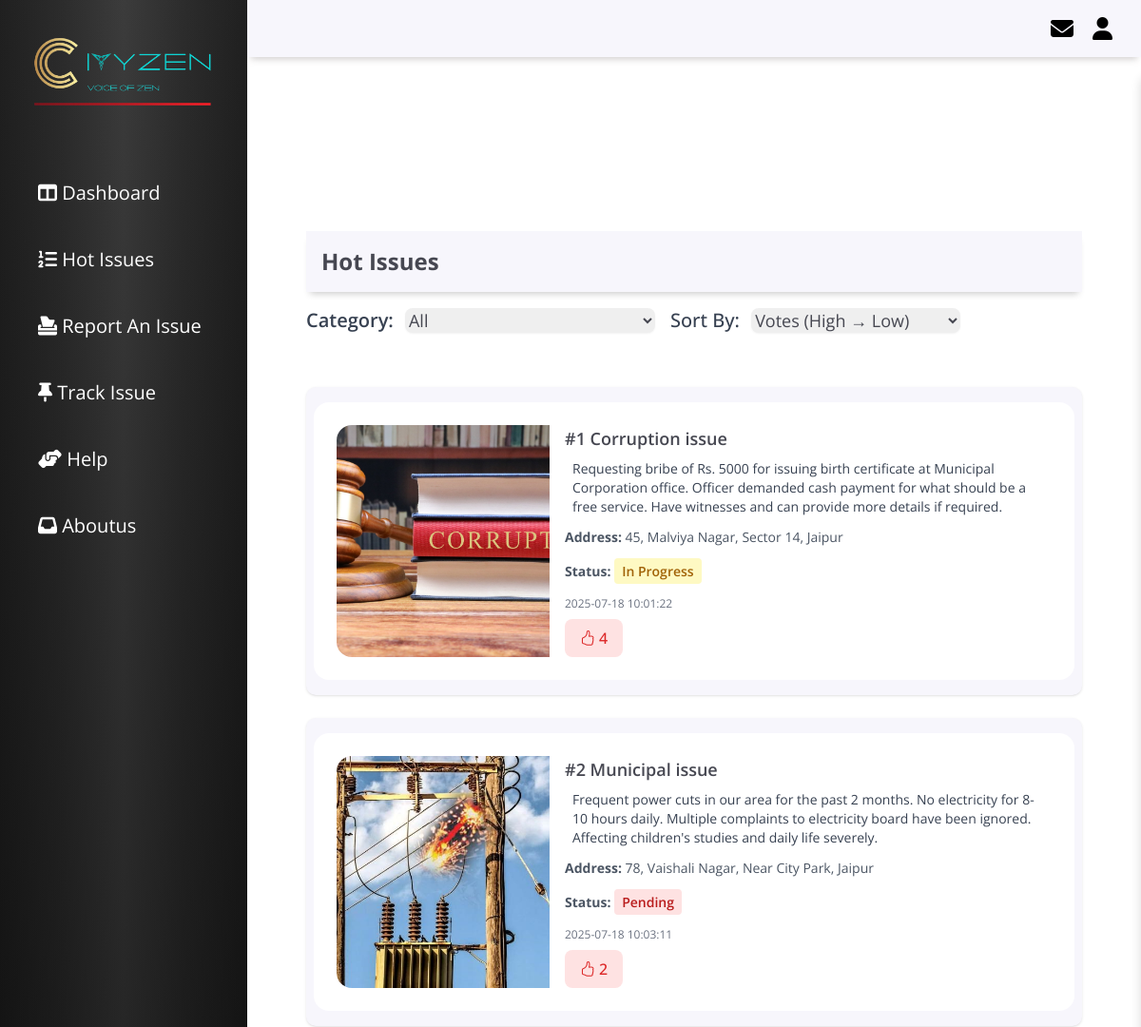
/hotissue (signed in, upper part), run on an earlier commit of the app's database.
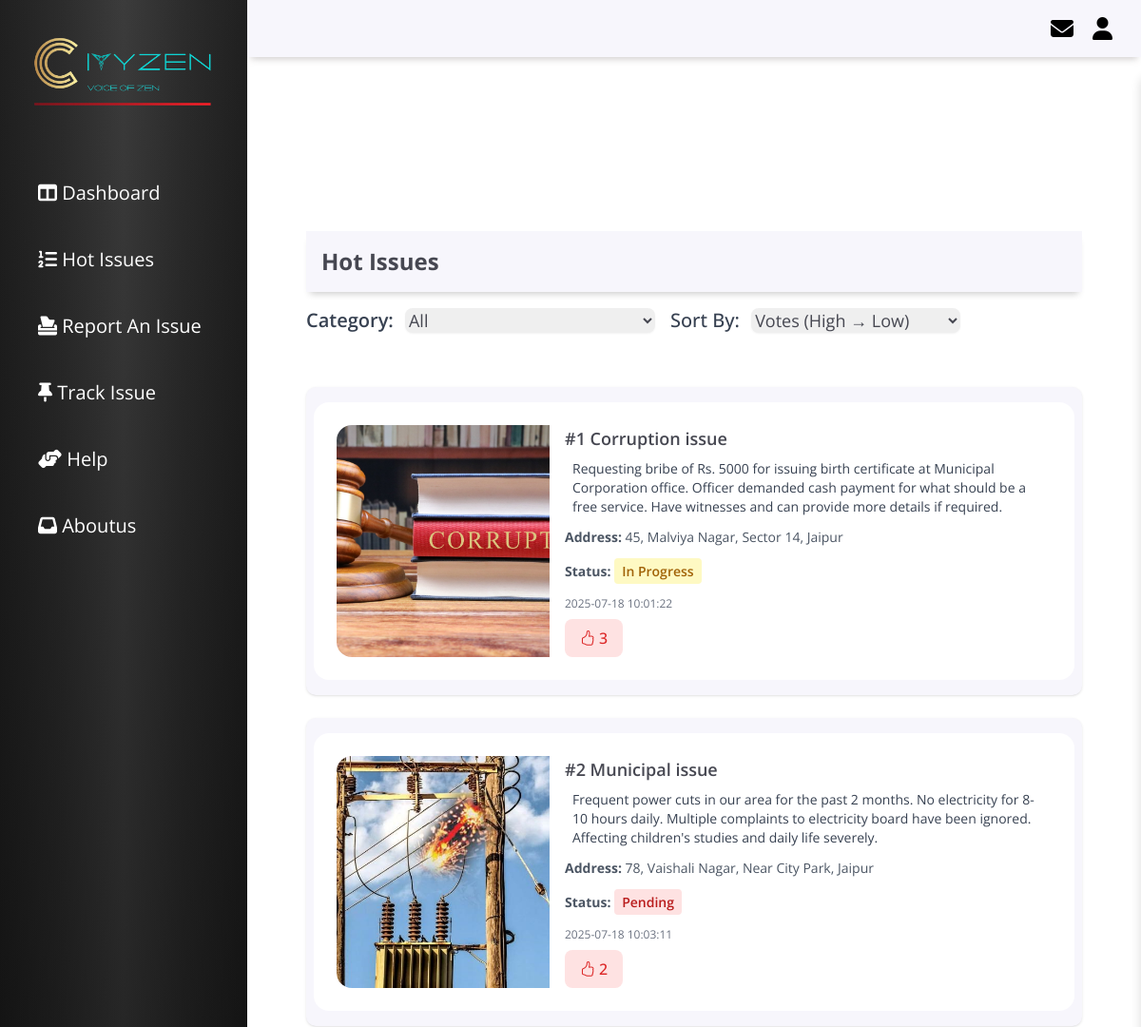
And on a later commit of the database.
### tables this page shows
CREATE TABLE issues (
    id INTEGER PRIMARY KEY AUTOINCREMENT,
    name TEXT,
    address TEXT,
    pincode TEXT,
    email TEXT,
    phone TEXT,
    issue_type TEXT,
    description TEXT,
    image TEXT,  -- This will store the image filename or path
    status TEXT DEFAULT 'Pending',
    vote INTEGER DEFAULT 0,
    assign_to TEXT,
    created_at TEXT
);

### app.py (the view)
@app.route('/hotissue')
def hotissue():
    sort_by = request.args.get('sort', 'votes')
    category = request.args.get('category', 'all')
    base_query = "SELECT * FROM issues"
    filters = []
    params = []
    if category and category != 'all':
        filters.append("assign_to = ?")
        params.append(category)
    if filters:
        base_query += " WHERE " + " AND ".join(filters)
    if sort_by == 'votes':
        base_query += " ORDER BY vote DESC"
    elif sort_by == 'date':
        base_query += " ORDER BY datetime(created_at) DESC"
    else:
        base_query += " ORDER BY id DESC"
    conn = get_db_connection()
    cur = conn.cursor()
    cur.execute(base_query, params)
    iss = cur.fetchall()
    conn.close()
    user = get_logged_in_user()
    if not user:
        return redirect(url_for('Ulogin'))
    return render_template('hotissue.html', iss=iss, sort_by=sort_by, username=user['username'], email=user['email'], selected_category=category)

### app.py (called while the page is built)
def get_db_connection():
    conn = sqlite3.connect('database.db')
    conn.row_factory = sqlite3.Row
    return conn

def get_logged_in_user():
    if 'user' in session:
        conn = get_db_connection()
        cur = conn.cursor()
        cur.execute("SELECT * FROM login_info WHERE username = ?", (session['user'],))
        user = cur.fetchone()
        conn.close()
        return user
    return None

### templates/hotissue.html (shortened to what this page needs)
<!DOCTYPE html>
<html lang="en">
<head>
  <link rel="stylesheet" href="https://cdnjs.cloudflare.com/ajax/libs/font-awesome/6.7.2/css/all.min.css">
  <link rel="stylesheet" href="https://cdn.jsdelivr.net/npm/bootstrap-icons@1.10.3/font/bootstrap-icons.css">
  <script src="https://cdn.tailwindcss.com"></script>
  <link rel="stylesheet" href="{{ url_for('static', filename='styles.css') }}">
</head>
<body>
  <div class="grid-container">
    <header class="header">
      <div class="header-right">
        <a href="{{ url_for('message') }}"><i class="fa-solid fa-envelope fa-xl"></i></a>
        <i id="accountBtn" class="fa-solid fa-user fa-xl"></i>
      </div>
    </header>
    <aside id="sidebar">
      <div class="sidebar-title">
        <div class="sidebar-brand">
          <img src="{{ url_for('static', filename='images/logo-gold.png') }}" />
        </div>
      </div>
      <ul class="sidebar-list">
        <li class="sidebar-list-item">
          <a href="{{ url_for('dashboard') }}"><i class="fa-solid fa-table-columns"></i> Dashboard</a>
        </li>
        <li class="sidebar-list-item">
          <a href="{{ url_for('hotissue') }}"><i class="fa-solid fa-list-ol fa-l"></i> Hot Issues</a>
        </li>
        <li class="sidebar-list-item">
          <a href="{{ url_for('reportform') }}"><i class="fa-solid fa-box-tissue"></i> Report An Issue</a>
        </li>
        <li class="sidebar-list-item">
          <a href="{{ url_for('trackissue') }}"><i class="fa-solid fa-thumbtack"></i> Track Issue</a>
        </li>
        <li class="sidebar-list-item">
          <a href="{{ url_for('help_page') }}"><i class="fa-solid fa-handshake-angle"></i> Help</a>
        </li>
        <li class="sidebar-list-item">
          <a href="{{ url_for('aboutus') }}"><i class="fa-solid fa-inbox"></i> Aboutus</a>
        </li>
      </ul>
    </aside>
    <main class="main-container p-5 px-[30px]">
      <section class="with-sidebar px-4 sm:px-6 lg:px-8">
        <h1
          class="text-2xl font-bold mb-4 mt-12 flex gap-2 p-4 bg-[rgb(247,246,252)] shadow-[0_6px_7px_-4px_rgba(0,0,0,0.2)]">
          Hot Issues</h1>
        <div class="flex flex-wrap gap-4 mb-14">
          <form method="get" id="filterForm" class="flex gap-4">
            <div>
              <label for="categoryFilter" class="mr-2 font-semibold text-xl text-gray-700">Category:</label>
              <select name="category" id="categoryFilter"
                class="rounded-lg border-gray-300 text-lg shadow-sm focus:ring-blue-500 focus:border-blue-500"
                onchange="document.getElementById('filterForm').submit()">
                <option value="all" {% if selected_category=='all' %}selected{% endif %}>All</option>
              </select>
            </div>
            <div>
              <label for="sortBy" class="mr-2 font-medium text-xl text-gray-700">Sort By:</label>
              <select name="sort" id="sortBy" class="rounded-lg text-lg border-gray-300 shadow-sm"
                onchange="document.getElementById('filterForm').submit()">
                <option value="votes" {% if sort_by=='votes' %}selected{% endif %}>Votes (High → Low)</option>
              </select>
            </div>
          </form>
        </div>
        <div id="cardList" class="flex flex-col gap-6">
          {% if iss %}
          {% for issue in iss %}
          <div class="px-2 py-4 rounded-[10px] shadow hover:shadow-lg transition bg-[rgb(247,246,252)]">
            <div
              class="bg-white rounded-2xl  overflow-hidden flex flex-col md:flex-row">
              <div class="aspect-w-4 aspect-h-3 w-full md:w-64 p-6 pr-2">
                <img src="{{ url_for('static', filename='uploads/' + issue.image) if issue.image else '' }}"
                  alt="Issue photo" class="w-full h-full object-cover rounded-l-2xl" loading="lazy" />
              </div>
              <div class="p-6 pl-2 flex flex-col flex-1">
                <h2 class="font-semibold text-lg mb-1">#{{ loop.index }} {{ issue.issue_type }}</h2>
                <p class="text-sm  text-gray-700 px-2 py-1 rounded mb-2 flex-1">{{ issue.description }}</p>
                <p class="text-sm text-gray-600 mb-4 "><strong>Address:</strong> {{ issue.address }}</p>
                <p class="text-sm text-gray-600 mb-4">
                  <strong>Status:</strong>
                  <span id="status-{{ issue.id }}" class="font-semibold px-2 py-1 rounded
        {% if issue.status == 'Resolved' %} bg-green-100 text-green-700
        {% elif issue.status == 'In Progress' %} bg-yellow-100 text-yellow-700
        {% elif issue.status == 'Pending' %} bg-red-100 text-red-700
        {% endif %}
      ">{{ issue.status }}</span>
                </p>
                <p class="text-xs text-gray-500 mb-2">{{ issue.created_at }}</p>
                <form class="vote-form" data-id="{{ issue.id }}" method="post" action="#">
                  <button type="submit"
                    class="inline-flex items-center justify-center gap-1 px-4 py-2 bg-red-100 text-red-600 font-medium rounded-lg hover:bg-red-200 transition vote-btn">
                    <i class="bi bi-hand-thumbs-up"></i>
                    <span class="vote-count">{{ issue.vote }}</span>
                  </button>
                </form>
              </div>
            </div>
          </div>
          {% endfor %}
          {% else %}
          <p class="text-red-500">No issues found.</p>
          {% endif %}
        </div>
      </section>
    </main>
  </div>
</body>
</html>

### static/styles.css (style rules this page uses)
body { margin: 0; padding: 0; box-sizing: border-box; background-color: rgb(255, 255, 255); color: rgb(70, 71, 81); font-family: 'Open Sans', sans-serif; }
.grid-container { display: grid; grid-template-columns: 260px 1fr 1fr 1fr; grid-template-rows: 0.2fr 3fr; grid-template-areas: 'sidebar header header header' 'sidebar main main main'; height: 100vh; }
.header-right { display: flex; align-items: center; }
.header-right i { margin-left: 20px; color: #000000; }
.header-right a { text-decoration: none; color: #000000; }
.header { grid-area: header; height: 60px; display: flex; background-color: rgb(247, 246, 252); align-items: center; justify-content: space-between; padding: 0 30px 0 30px; box-shadow: 0 6px 7px -4px rgba(136, 130, 130, 0.395); }
#accountBtn { cursor: pointer; }
#sidebar { grid-area: sidebar; height: 100%; background: linear-gradient(to bottom, rgba(255, 255, 255, 0.08), rgba(0, 0, 0, 0.9)), linear-gradient(to right, #0d0d0d, #1a1a1a, #2b2b2b, #1a1a1a, #0d0d0d); color: rgb(255, 255, 255); overflow-y: auto; transition: all 0.5s; -webkit-transition: all 0.5s; }
.sidebar-title { display: flex; justify-content: space-between; align-items: center; padding: 20px 20px 20px 20px; margin-bottom: 30px; }
.sidebar-brand { margin-top: 15px; font-size: 30px; border-radius: 10px; font-weight: 700; }
.sidebar-brand img { height: 100%; width: 100%; }
.sidebar-list { padding: 0; margin-top: 15px; list-style-type: none; }
.sidebar-list-item { padding-left: 40px; font-size: 18px; }
.sidebar-list-item>a { font-size: 20px; display: block; width: 100%; padding: 20px 0px; color: white; text-decoration: none; transition: background 0.3s; }
.main-container { grid-area: main; overflow-y: auto; padding: 15px 30px; }

What changed in the data, as far as the page shows it:
changed issues "Corruption issue": vote "4" → "3"
